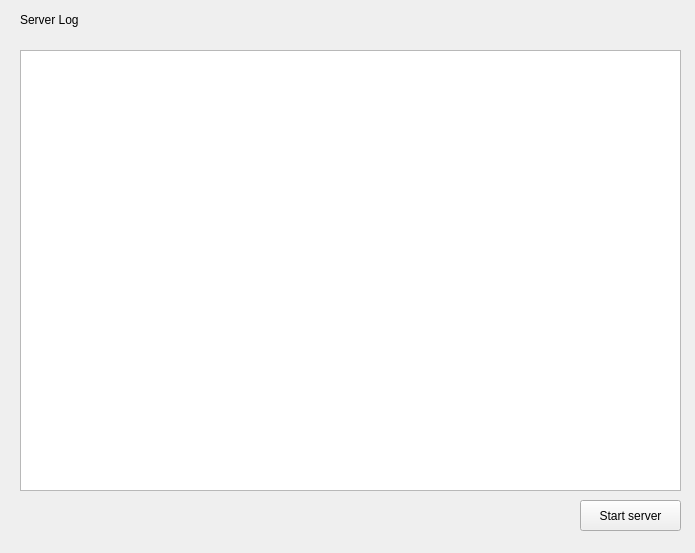
<?xml version="1.0" encoding="UTF-8"?>
<ui version="4.0">
 <class>ServerWindow</class>
 <widget class="QMainWindow" name="ServerWindow">
  <property name="geometry">
   <rect>
    <x>0</x>
    <y>0</y>
    <width>695</width>
    <height>553</height>
   </rect>
  </property>
  <property name="windowTitle">
   <string>ServerWindow</string>
  </property>
  <widget class="QWidget" name="centralWidget">
   <widget class="QLabel" name="label">
    <property name="geometry">
     <rect>
      <x>20</x>
      <y>10</y>
      <width>661</width>
      <height>20</height>
     </rect>
    </property>
    <property name="text">
     <string>Server Log</string>
    </property>
   </widget>
   <widget class="QPushButton" name="toggleServer">
    <property name="geometry">
     <rect>
      <x>580</x>
      <y>500</y>
      <width>101</width>
      <height>31</height>
     </rect>
    </property>
    <property name="text">
     <string>Start server</string>
    </property>
   </widget>
   <widget class="QPlainTextEdit" name="plainTextEdit">
    <property name="geometry">
     <rect>
      <x>20</x>
      <y>50</y>
      <width>661</width>
      <height>441</height>
     </rect>
    </property>
   </widget>
  </widget>
 </widget>
 <layoutdefault spacing="6" margin="11"/>
 <resources/>
 <connections/>
</ui>
